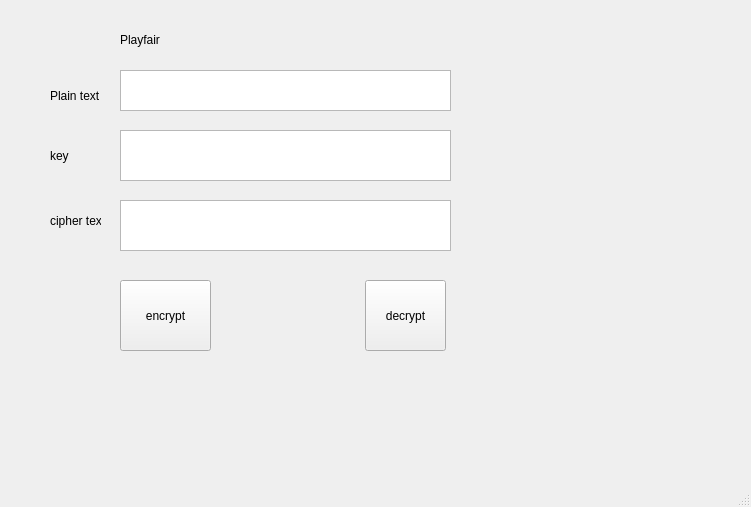
<?xml version="1.0" encoding="UTF-8"?>
<ui version="4.0">
 <class>MainWindow</class>
 <widget class="QMainWindow" name="MainWindow">
  <property name="geometry">
   <rect>
    <x>0</x>
    <y>0</y>
    <width>751</width>
    <height>507</height>
   </rect>
  </property>
  <property name="windowTitle">
   <string>MainWindow</string>
  </property>
  <widget class="QWidget" name="centralwidget">
   <widget class="QLabel" name="label">
    <property name="geometry">
     <rect>
      <x>120</x>
      <y>30</y>
      <width>341</width>
      <height>20</height>
     </rect>
    </property>
    <property name="text">
     <string>Playfair</string>
    </property>
   </widget>
   <widget class="QPushButton" name="btn_encrypt">
    <property name="geometry">
     <rect>
      <x>120</x>
      <y>280</y>
      <width>91</width>
      <height>71</height>
     </rect>
    </property>
    <property name="text">
     <string>encrypt</string>
    </property>
   </widget>
   <widget class="QLabel" name="label_4">
    <property name="geometry">
     <rect>
      <x>50</x>
      <y>200</y>
      <width>51</width>
      <height>41</height>
     </rect>
    </property>
    <property name="text">
     <string>cipher text</string>
    </property>
   </widget>
   <widget class="QTextEdit" name="txt_cipher_text">
    <property name="geometry">
     <rect>
      <x>120</x>
      <y>200</y>
      <width>331</width>
      <height>51</height>
     </rect>
    </property>
   </widget>
   <widget class="QTextEdit" name="txt_plain_text">
    <property name="enabled">
     <bool>true</bool>
    </property>
    <property name="geometry">
     <rect>
      <x>120</x>
      <y>70</y>
      <width>331</width>
      <height>41</height>
     </rect>
    </property>
   </widget>
   <widget class="QLabel" name="label_2">
    <property name="geometry">
     <rect>
      <x>50</x>
      <y>80</y>
      <width>51</width>
      <height>31</height>
     </rect>
    </property>
    <property name="text">
     <string>Plain text</string>
    </property>
   </widget>
   <widget class="QPushButton" name="btn_decrypt">
    <property name="geometry">
     <rect>
      <x>365</x>
      <y>280</y>
      <width>81</width>
      <height>71</height>
     </rect>
    </property>
    <property name="text">
     <string>decrypt</string>
    </property>
   </widget>
   <widget class="QTextEdit" name="txt_key">
    <property name="geometry">
     <rect>
      <x>120</x>
      <y>130</y>
      <width>331</width>
      <height>51</height>
     </rect>
    </property>
   </widget>
   <widget class="QLabel" name="label_3">
    <property name="geometry">
     <rect>
      <x>50</x>
      <y>140</y>
      <width>51</width>
      <height>31</height>
     </rect>
    </property>
    <property name="text">
     <string>key</string>
    </property>
   </widget>
  </widget>
  <widget class="QMenuBar" name="menubar">
   <property name="geometry">
    <rect>
     <x>0</x>
     <y>0</y>
     <width>751</width>
     <height>18</height>
    </rect>
   </property>
  </widget>
  <widget class="QStatusBar" name="statusbar"/>
 </widget>
 <resources/>
 <connections/>
</ui>
